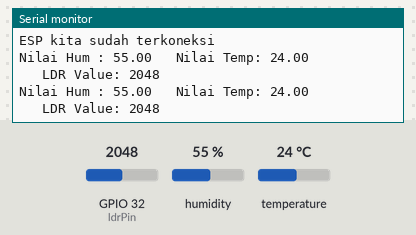
This sketch was run on a simulated ESP32. Shown: the last lines printed to the serial monitor. The test bench sets the inputs (shaded band); at power-on: humidity 55 %, GPIO 32 (ldrPin) = 2048, temperature 24 °C. WiFi joins after 1.5 s; servers stay silent unless stated; no MQTT or app messages arrive unless stated.

Above: at 3.2 s.
3.3 s: humidity set to 22 %
At 4.5 s:
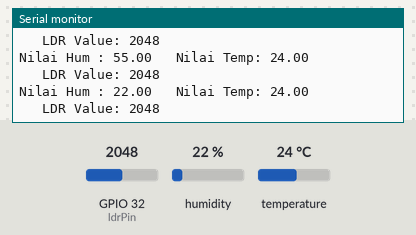
4.8 s: GPIO 32 (ldrPin) set to 2866
At 5.9 s:
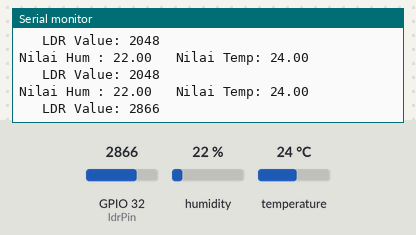
6.3 s: temperature set to 12 °C
At 7.6 s:
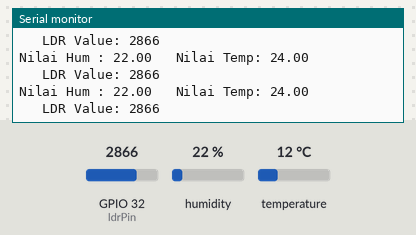
7.8 s: GPIO 32 (ldrPin) set to 3603
At 8.9 s:
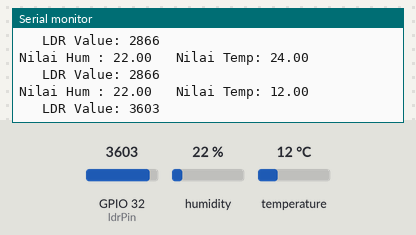
9.3 s: humidity set to 40 %
At 10.9 s:
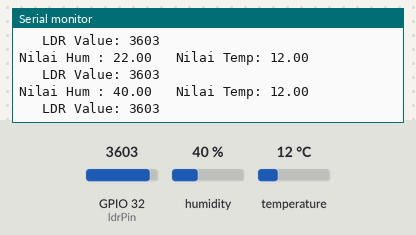
Timing chart, 0 to 11.8 s (numbered marks = the images above; inputs shaded):
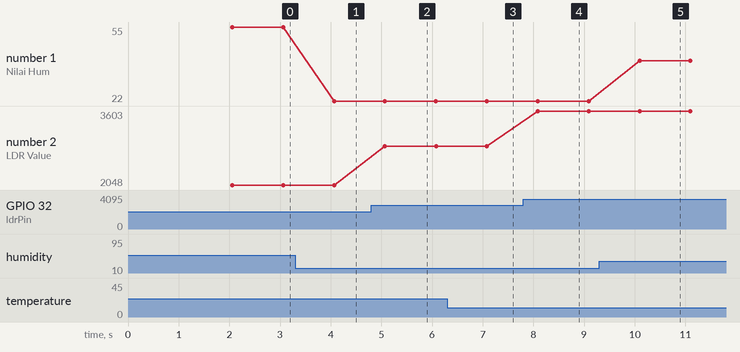

Measured:
- after the input at 3.3 s, the serial monitor: prints a new line after 0.77 s (image 1)
- after the input at 4.8 s, the serial monitor: prints a new line after 0.27 s (image 2)
- after the input at 7.8 s, the serial monitor: prints a new line after 0.29 s (image 4)
- after the input at 9.3 s, the serial monitor: prints a new line after 0.80 s (image 5)
- plotted number 1: 55 → 22 after the input at 3.3 s, 22 → 40 after the input at 9.3 s
- plotted number 2: 2048 → 2866 after the input at 4.8 s, 2866 → 3603 after the input at 7.8 s

The sketch:

sketch_publisher.ino
```cpp
#include <WiFi.h>
#include <DHT.h>
#include "PubSubClient.h"


const int ldrPin = 32;  // ADC pin connected to the LDR

#define DHTPIN 14
#define DHTTYPE DHT22

DHT dhtkita(DHTPIN,DHTTYPE);

char clientId[50];

WiFiClient wifiClient;                // Membuat objek wifiClient
PubSubClient mqttClient(wifiClient);  // Membuat  objek mqttClient dengan konstruktor objek WiFiClient (Permintaan dari Lib)

char *mqttServer = "broker.hivemq.com";
// String mqttServer = "broker.hivemq.com";
int mqttPort = 1883;


void callback(char* topic, byte* message, unsigned int length) {
  Serial.print("Callback - ");
  Serial.print("Message:");
  for (int i = 0; i < length; i++) {
    Serial.print((char)message[i]);

  }
}


void setup() {
  // put your setup code here, to run once:
  Serial.begin(115200);
  reconnect();
  pinMode(ldrPin, INPUT);
  dhtkita.begin();
  mqttClient.setServer(mqttServer, mqttPort); // Mengatur detail broker target  yang digunakan
  mqttClient.setCallback(callback);           // jika kita ingin menerima pesan untuk langganan yang dibuat oleh klien
  connectToBroker();
  // reconnect();
}


void loop() {
  // menghitung nilai humidity
  float hum = dhtkita.readHumidity();
  Serial.print("Nilai Hum : ");
  Serial.print(hum);

  char humString[8];
  dtostrf(hum,1,1,humString);
  mqttClient.publish("techad/santri/hum", humString);

  // menghitung nilai temperature
  float temp= dhtkita.readTemperature();
  Serial.print("\t Nilai Temp: ");
  Serial.println(temp);

  char tempString[8];
  dtostrf(temp,1,1,tempString);
  mqttClient.publish("techad/santri/temp", tempString);

  // menghitung nilai lux
  int ldr = analogRead(ldrPin);
  Serial.print("\t LDR Value: ");
  Serial.println(ldr);

  char ldrString[8];
  dtostrf(ldr,1,1,ldrString);
  mqttClient.publish("techad/santri/ldr", ldrString);

  delay(1000);
}
```

function_publisher.ino
```cpp
void reconnect(){
  WiFi.mode(WIFI_STA);  // Assign esp as Station
  WiFi.begin("Wokwi-GUEST", "");
  while(WiFi.status()!=WL_CONNECTED){
    Serial.println(".");
    delay(1000);
  }
  Serial.print("Status Koneksi : ");
  Serial.println(WiFi.status());
  Serial.println("ESP Telah Terkoneksi");
}

void connectToBroker(){
  Serial.println("Kami mencoba connect ke broker");
  while(!mqttClient.connected()){
    String clientID = "ESP00011";
    if(mqttClient.connect(clientID.c_str())){
      Serial.println("ESP kita sudah terkoneksi");
    }
  }
}

// void connectToBroker() {
//   Serial.println("Connecting to MQTT Broker...");
//   while (!mqttClient.connected()) {
//       Serial.println("Reconnecting to MQTT Broker..");
//       String clientId = "ESP32Client-";
//       clientId += String(random(0xffff), HEX);

//       if (mqttClient.connect(clientId.c_str())) {
//         Serial.println("Connected.");
//       }
//   }
// }
```
